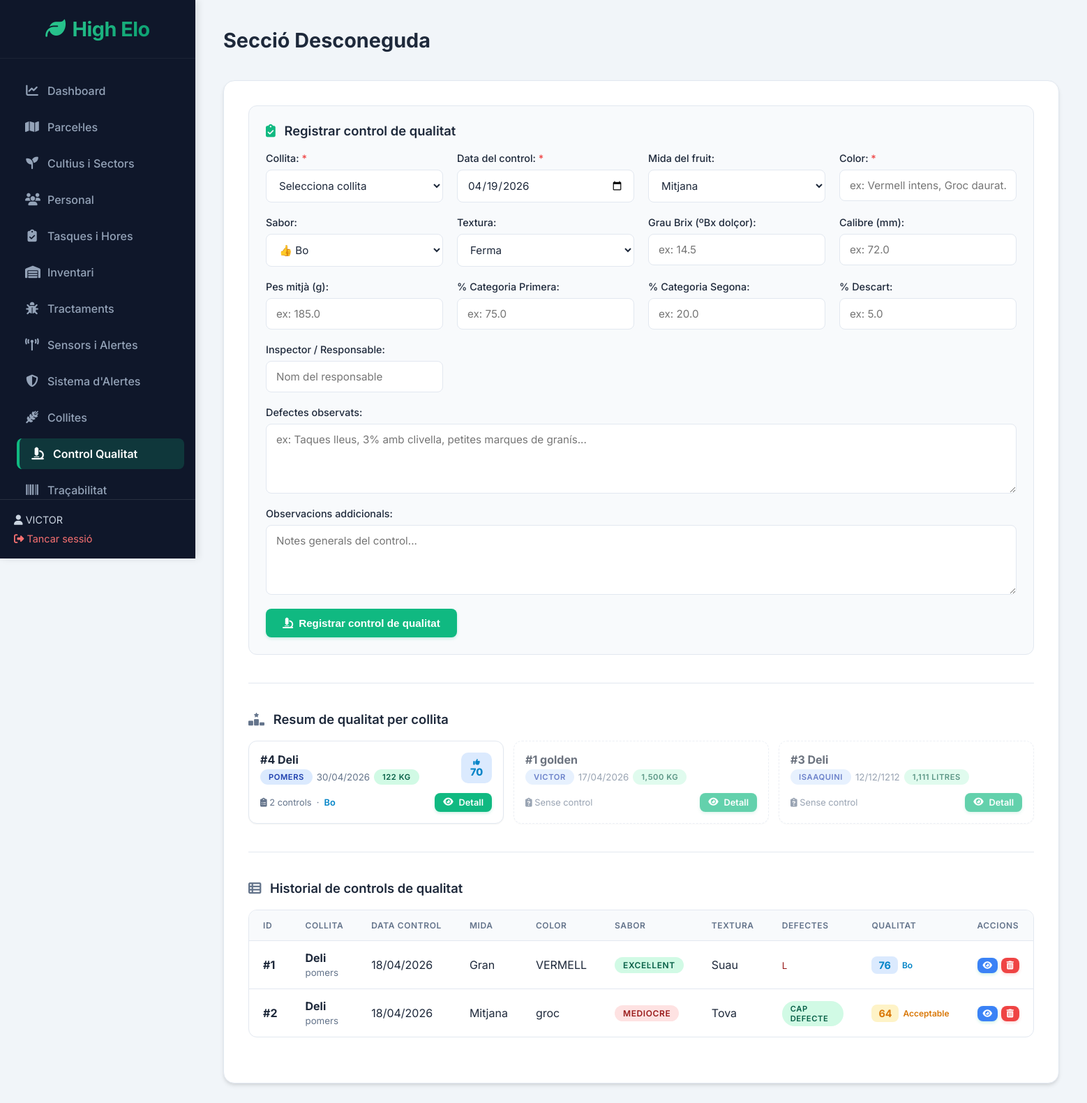
The app's page /index.php?p=qualitat (signed in) with its own data.
### tables this page shows
CREATE TABLE `collita` (
  `id_collita` int(11) NOT NULL,
  `data_inici` date NOT NULL,
  `data_final` date DEFAULT NULL,
  `id_parcela` int(11) NOT NULL,
  `varietat` varchar(100) NOT NULL,
  `quantitat` decimal(10,2) NOT NULL DEFAULT 0.00,
  `unitat` varchar(30) NOT NULL DEFAULT 'kg',
  `treballadors` int(11) DEFAULT 0,
  `temperatura` decimal(5,2) DEFAULT NULL,
  `humitat` decimal(5,2) DEFAULT NULL,
  `estat_fruit` varchar(100) DEFAULT NULL,
  `incidencies` text DEFAULT NULL
);

CREATE TABLE `qualitat_fruita` (
  `id_qualitat` int(11) NOT NULL,
  `collita_id` int(11) NOT NULL,
  `mida` enum('Molt petita','Petita','Mitjana','Gran','Molt gran') NOT NULL DEFAULT 'Mitjana',
  `color` varchar(80) NOT NULL DEFAULT '',
  `defectes` text DEFAULT NULL,
  `sabor` enum('Excel·lent','Bo','Acceptable','Mediocre','Dolent') NOT NULL DEFAULT 'Bo',
  `textura` enum('Ferma','Cruixent','Suau','Farinosa','Tova') NOT NULL DEFAULT 'Ferma',
  `grau_brix` decimal(4,1) DEFAULT NULL COMMENT 'º Brix (dolçor)',
  `calibre_mm` decimal(5,1) DEFAULT NULL COMMENT 'diàmetre en mm',
  `pes_mitja` decimal(6,1) DEFAULT NULL COMMENT 'pes mitjà en grams',
  `pct_primera` decimal(5,2) DEFAULT NULL COMMENT '% categoria primera',
  `pct_segona` decimal(5,2) DEFAULT NULL COMMENT '% categoria segona',
  `pct_descart` decimal(5,2) DEFAULT NULL COMMENT '% descart',
  `inspector` varchar(100) DEFAULT NULL,
  `data_control` date NOT NULL,
  `observacions` text DEFAULT NULL,
  `created_at` datetime NOT NULL DEFAULT current_timestamp()
);

### modules/qualitat.php (the view, shortened to what the rows shown need)
<?php
$conn->query("
    CREATE TABLE IF NOT EXISTS `Qualitat_Fruita` (
        `id_qualitat` int(11) NOT NULL AUTO_INCREMENT,
        `collita_id`  int(11) NOT NULL,
        `mida`        enum('Molt petita','Petita','Mitjana','Gran','Molt gran') NOT NULL DEFAULT 'Mitjana',
        `color`       varchar(80) NOT NULL DEFAULT '',
        `defectes`    text DEFAULT NULL,
        `sabor`       enum('Excel·lent','Bo','Acceptable','Mediocre','Dolent') NOT NULL DEFAULT 'Bo',
        `textura`     enum('Ferma','Cruixent','Suau','Farinosa','Tova') NOT NULL DEFAULT 'Ferma',
        `grau_brix`   decimal(4,1) DEFAULT NULL COMMENT 'º Brix (dolçor)',
        `calibre_mm`  decimal(5,1) DEFAULT NULL COMMENT 'diàmetre en mm',
        `pes_mitja`   decimal(6,1) DEFAULT NULL COMMENT 'pes mitjà en grams',
        `pct_primera` decimal(5,2) DEFAULT NULL COMMENT '% categoria primera',
        `pct_segona`  decimal(5,2) DEFAULT NULL COMMENT '% categoria segona',
        `pct_descart` decimal(5,2) DEFAULT NULL COMMENT '% descart',
        `inspector`   varchar(100) DEFAULT NULL,
        `data_control` date NOT NULL,
        `observacions` text DEFAULT NULL,
        `created_at`  datetime NOT NULL DEFAULT CURRENT_TIMESTAMP,
        PRIMARY KEY (`id_qualitat`),
        KEY `fk_qual_collita` (`collita_id`),
        CONSTRAINT `fk_qual_collita` FOREIGN KEY (`collita_id`)
            REFERENCES `Collita` (`id_collita`) ON DELETE CASCADE ON UPDATE CASCADE
    ) ENGINE=InnoDB DEFAULT CHARSET=utf8mb4 COLLATE=utf8mb4_spanish_ci
");
function calcularPuntuacioQualitat(array $q): int {
    $punts = 0;
    $mida_map = ['Molt petita' => 4, 'Petita' => 10, 'Mitjana' => 20, 'Gran' => 18, 'Molt gran' => 12];
    $punts += $mida_map[$q['mida']] ?? 10;
    $sabor_map = ['Excel·lent' => 30, 'Bo' => 24, 'Acceptable' => 16, 'Mediocre' => 8, 'Dolent' => 2];
    $punts += $sabor_map[$q['sabor']] ?? 15;
    $textura_map = ['Cruixent' => 20, 'Ferma' => 18, 'Suau' => 14, 'Tova' => 8, 'Farinosa' => 4];
    $punts += $textura_map[$q['textura']] ?? 10;
    $defectes = trim($q['defectes'] ?? '');
    if (empty($defectes) || strtolower($defectes) === 'cap' || strtolower($defectes) === 'sense defectes') {
        $punts += 20;
    } elseif (mb_strlen($defectes) < 30) {
        $punts += 12;
    } elseif (mb_strlen($defectes) < 80) {
        $punts += 6;
    } else {
        $punts += 2;
    }
    if ($q['pct_primera'] !== null) {
        $punts += min(10, round((float)$q['pct_primera'] / 10));
    } else {
        $punts += 5;
    }
    return min(100, max(0, $punts));
}
function obtenirNivellQualitat(int $puntuacio): array {
    if ($puntuacio >= 70) return ['label' => 'Bo', 'color' => '#0284c7', 'bg' => '#dbeafe', 'icon' => 'fa-solid fa-thumbs-up', 'emoji' => '👍'];
    if ($puntuacio >= 50) return ['label' => 'Acceptable', 'color' => '#d97706', 'bg' => '#fef3c7', 'icon' => 'fa-solid fa-hand', 'emoji' => '⚠️'];
    return ['label' => 'Dolent', 'color' => '#dc2626', 'bg' => '#fee2e2', 'icon' => 'fa-solid fa-circle-xmark', 'emoji' => '❌'];
}
?>
<div class="section">
    <?php
    $resum = $conn->query("
        SELECT c.id_collita, c.varietat, c.data_inici, c.quantitat, c.unitat, c.estat_fruit,
               p.nom AS parcela_nom,
               COUNT(q.id_qualitat) AS total_controls,
               GROUP_CONCAT(q.id_qualitat) AS ids_qualitat
        FROM Collita c
        JOIN `Parcel·la` p ON c.id_parcela = p.id_parcela
        LEFT JOIN Qualitat_Fruita q ON c.id_collita = q.collita_id
        GROUP BY c.id_collita
        ORDER BY c.data_inici DESC
    ");
    if ($resum && $resum->num_rows > 0):
    ?>
        <div class="qualitat-resum-grid">
            <?php while ($r = $resum->fetch_assoc()):
                $has_qualitat = (int)$r['total_controls'] > 0;
                $avg_punt = 0;
                if ($has_qualitat) {
                    $ids = $r['ids_qualitat'];
                    $q_data = $conn->query("SELECT * FROM Qualitat_Fruita WHERE id_qualitat IN ($ids)");
                    $sum = 0; $cnt = 0;
                    while ($qr = $q_data->fetch_assoc()) {
                        $sum += calcularPuntuacioQualitat($qr);
                        $cnt++;
                    }
                    $avg_punt = $cnt > 0 ? round($sum / $cnt) : 0;
                }
                $nivell = $has_qualitat ? obtenirNivellQualitat($avg_punt) : null;
            ?>
                <div class="qualitat-resum-card <?= !$has_qualitat ? 'qualitat-sense-dades' : '' ?>">
                    <div class="qualitat-resum-header">
                        <div>
                            <h4 style="margin:0 0 4px 0; font-size:1rem;">
                                #<?= $r['id_collita'] ?> <?= htmlspecialchars($r['varietat']) ?>
                            </h4>
                            <div style="display:flex; gap:6px; flex-wrap:wrap; align-items:center;">
                                <span class="badge badge-info" style="font-size:0.7rem;"><?= htmlspecialchars($r['parcela_nom']) ?></span>
                                <small style="color:var(--text-muted);"><?= date('d/m/Y', strtotime($r['data_inici'])) ?></small>
                                <span class="badge badge-success" style="font-size:0.7rem;"><?= number_format($r['quantitat'],0) ?> <?= $r['unitat'] ?></span>
                            </div>
                        </div>
                        <?php if ($has_qualitat): ?>
                            <div class="qualitat-mini-score" style="background:<?= $nivell['bg'] ?>; color:<?= $nivell['color'] ?>;">
                                <i class="<?= $nivell['icon'] ?>"></i>
                                <span><?= $avg_punt ?></span>
                            </div>
                        <?php endif; ?>
                    </div>
                    <div class="qualitat-resum-footer">
                        <?php if ($has_qualitat): ?>
                            <span style="font-size:0.8rem; color:var(--text-muted);">
                                <i class="fa-solid fa-clipboard-list"></i> <?= $r['total_controls'] ?> control<?= $r['total_controls'] > 1 ? 's' : '' ?>
                                &nbsp;·&nbsp;
                                <span style="color:<?= $nivell['color'] ?>; font-weight:600;"><?= $nivell['label'] ?></span>
                            </span>
                        <?php else: ?>
                            <span style="font-size:0.8rem; color:var(--text-muted);"><i class="fa-solid fa-clipboard-question"></i> Sense control</span>
                        <?php endif; ?>
                        <a href="?p=qualitat&collita=<?= $r['id_collita'] ?>" class="btn btn-icon" style="background:var(--primary); font-size:0.8rem; padding:6px 12px;">
                            <i class="fa-solid fa-eye"></i> Detall
                        </a>
                    </div>
                </div>
            <?php endwhile; ?>
        </div>
    <?php else: ?>
        <p style="color:var(--text-muted);"><i class="fa-solid fa-folder-open"></i> No hi ha collites registrades. Primer registra una collita a la secció de Collites.</p>
    <?php endif; ?>
    <?php
    $historial = $conn->query("
        SELECT q.*, c.varietat, c.data_inici AS data_collita, p.nom AS parcela_nom
        FROM Qualitat_Fruita q
        JOIN Collita c ON q.collita_id = c.id_collita
        JOIN `Parcel·la` p ON c.id_parcela = p.id_parcela
        ORDER BY q.data_control DESC
        LIMIT 50
    ");
    if ($historial && $historial->num_rows > 0):
    ?>
        <div class="table-container">
            <table>
                <tr>
                    <th>ID</th>
                    <th>Collita</th>
                    <th>Data control</th>
                    <th>Mida</th>
                    <th>Color</th>
                    <th>Sabor</th>
                    <th>Textura</th>
                    <th>Defectes</th>
                    <th>Qualitat</th>
                    <th>Accions</th>
                </tr>
                <?php while ($h = $historial->fetch_assoc()):
                    $punt = calcularPuntuacioQualitat($h);
                    $niv = obtenirNivellQualitat($punt);
                ?>
                    <tr>
                        <td><strong>#<?= $h['id_qualitat'] ?></strong></td>
                        <td>
                            <strong><?= htmlspecialchars($h['varietat']) ?></strong>
                            <br><small style="color:var(--text-muted);"><?= htmlspecialchars($h['parcela_nom']) ?></small>
                        </td>
                        <td><?= date('d/m/Y', strtotime($h['data_control'])) ?></td>
                        <td><?= htmlspecialchars($h['mida']) ?></td>
                        <td><?= htmlspecialchars($h['color']) ?></td>
                        <td>
                            <?php
                            $sabor_badges = ['Excel·lent'=>'badge-success','Bo'=>'badge-info','Acceptable'=>'badge-warning','Mediocre'=>'badge-danger','Dolent'=>'badge-danger'];
                            $sb = $sabor_badges[$h['sabor']] ?? 'badge-secondary';
                            echo "<span class='badge $sb'>{$h['sabor']}</span>";
                            ?>
                        </td>
                        <td><?= htmlspecialchars($h['textura']) ?></td>
                        <td style="max-width:150px; white-space:normal;">
                            <?php if ($h['defectes']): ?>
                                <small style="color:#991b1b;"><?= htmlspecialchars(mb_substr($h['defectes'], 0, 60)) ?><?= mb_strlen($h['defectes']) > 60 ? '...' : '' ?></small>
                            <?php else: ?>
                                <span class="badge badge-success" style="font-size:0.7rem;">Cap defecte</span>
                            <?php endif; ?>
                        </td>
                        <td>
                            <div style="display:flex; align-items:center; gap:6px;">
                                <span style="background:<?= $niv['bg'] ?>; color:<?= $niv['color'] ?>; padding:4px 10px; border-radius:8px; font-weight:700; font-size:0.9rem;">
                                    <?= $punt ?>
                                </span>
                                <span style="color:<?= $niv['color'] ?>; font-size:0.75rem; font-weight:600;"><?= $niv['label'] ?></span>
                            </div>
                        </td>
                        <td style="white-space:nowrap;">
                            <a href="?p=qualitat&collita=<?= $h['collita_id'] ?>"
                               class="btn btn-icon" style="background:var(--info); font-size:0.75rem; padding:5px 8px;" title="Veure detall">
                                <i class="fa-solid fa-eye"></i>
                            </a>
                            <a href="?p=qualitat&eliminar_qualitat=1&id=<?= $h['id_qualitat'] ?>"
                               class="btn btn-red btn-icon" style="font-size:0.75rem; padding:5px 8px;"
                               onclick="return confirm('Eliminar control de qualitat #<?= $h['id_qualitat'] ?>?');" title="Eliminar">
                                <i class="fa-solid fa-trash-can"></i>
                            </a>
                        </td>
                    </tr>
                <?php endwhile; ?>
            </table>
        </div>
    <?php else: ?>
        <p style="color:var(--text-muted);"><i class="fa-solid fa-folder-open"></i> Encara no hi ha controls de qualitat.</p>
    <?php endif; ?>
</div>

### records on screen
collita: id_collita "4", varietat "Deli", id_parcela.nom "POMERS", data_inici "30/04/2026", quantitat "122", unitat "KG", avg_punt "70", total_controls "2", label "Bo"
collita: id_collita "1", varietat "golden", id_parcela.nom "VICTOR", data_inici "17/04/2026", quantitat "1,500", unitat "KG", shows "Sense control"
collita: id_collita "3", varietat "Deli", id_parcela.nom "ISAAQUINI", data_inici "12/12/1212", quantitat "1,111", unitat "LITRES", shows "Sense control"
qualitat_fruita: id_qualitat "1", collita.varietat "Deli", parcel·la.nom "pomers", data_control "18/04/2026", mida "Gran", color "VERMELL", sabor "EXCEL·LENT", textura "Suau", defectes "L", punt "76", label "Bo"
qualitat_fruita: id_qualitat "2", collita.varietat "Deli", parcel·la.nom "pomers", data_control "18/04/2026", mida "Mitjana", color "groc", sabor "MEDIOCRE", textura "Tova", defectes "CAP DEFECTE", punt "64", label "Acceptable"

### other values on screen
$_SESSION['usuari_nom'] "VICTOR"
$titols[$p] "Secció Desconeguda"
